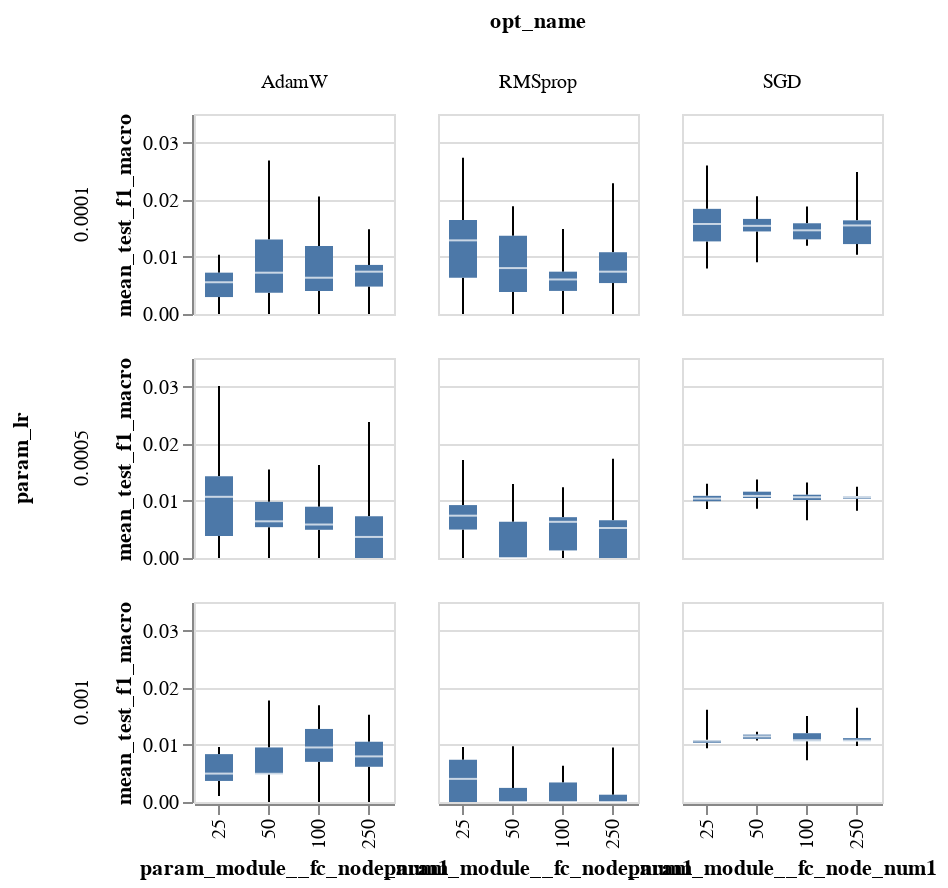

Notebook source saved alongside this figure:
### Code cell
alt.Chart(sm_res_df).mark_boxplot(extent='min-max').encode(
    x=alt.X('param_module__fc_node_num1:O'),#title="kernel size 1"),
    y='mean_test_f1_macro:Q',
    #color=alt.Color('param_lr:N',scale=alt.Scale(scheme='tableau10')),
    column='opt_name:N',
    row='param_lr:N',
).interactive(
).properties(
    height=100,
    width=100
)

### Figure 1 — Vega-Lite specification as saved in the notebook (floating-point values rounded to 4 significant figures; data arrays with more than 128 entries replaced by an {"elided": "..."} marker saying what was removed)
{"config": {"view": {"continuousWidth": 400, "continuousHeight": 300}}, "data": {"name": "data-cec9fa0c5d3289269061eebe614e4162"}, "mark": {"type": "boxplot", "extent": "min-max"}, "encoding": {"column": {"type": "nominal", "field": "opt_name"}, "row": {"type": "nominal", "field": "param_lr"}, "x": {"type": "ordinal", "field": "param_module__fc_node_num1"}, "y": {"type": "quantitative", "field": "mean_test_f1_macro"}}, "height": 100, "selection": {"selector008": {"type": "interval", "bind": "scales", "encodings": ["x", "y"]}}, "width": 100, "$schema": "https://vega.github.io/schema/vega-lite/v4.8.1.json", "datasets": {"data-cec9fa0c5d3289269061eebe614e4162": {"elided": "500 records"}}}
